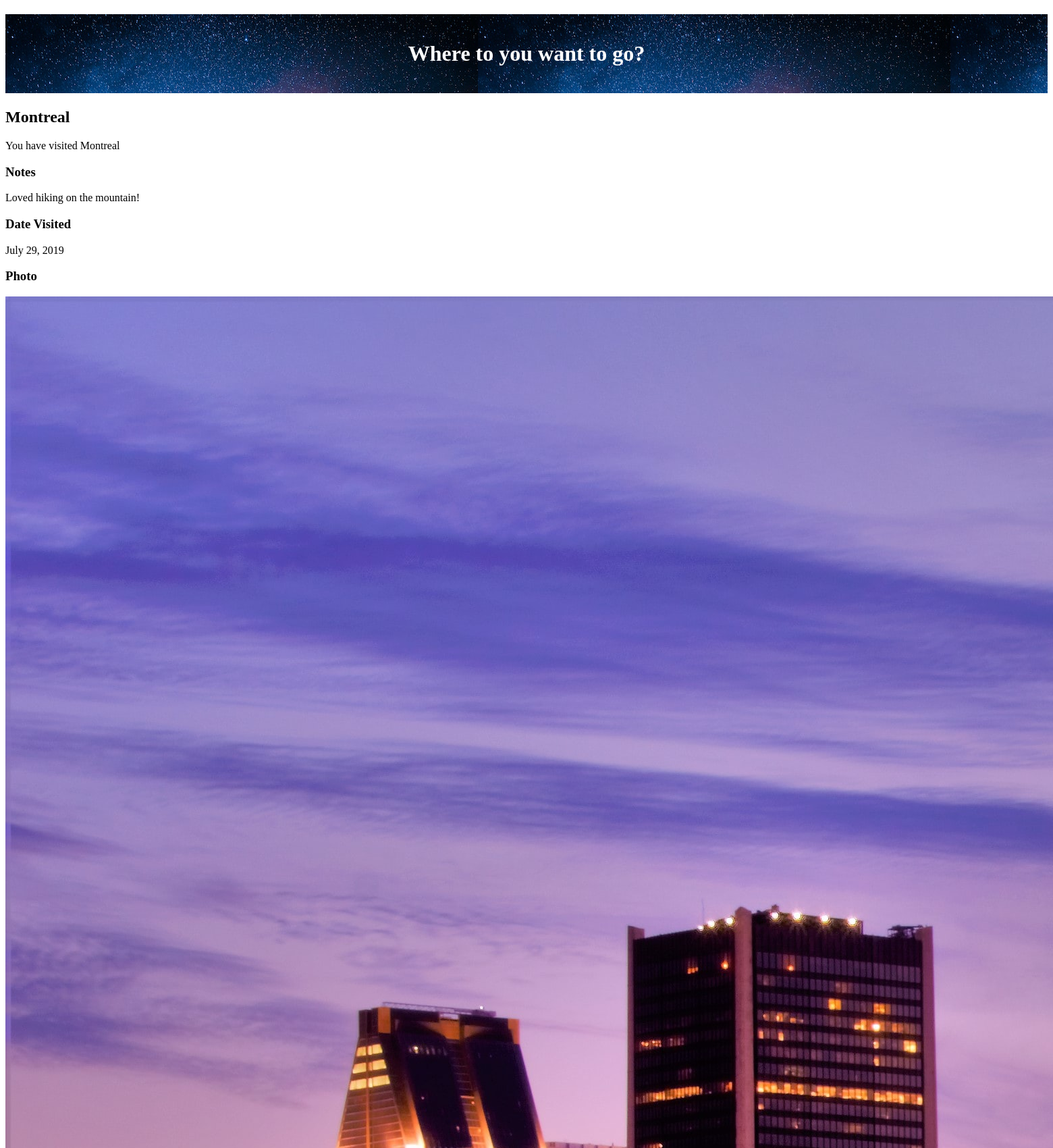
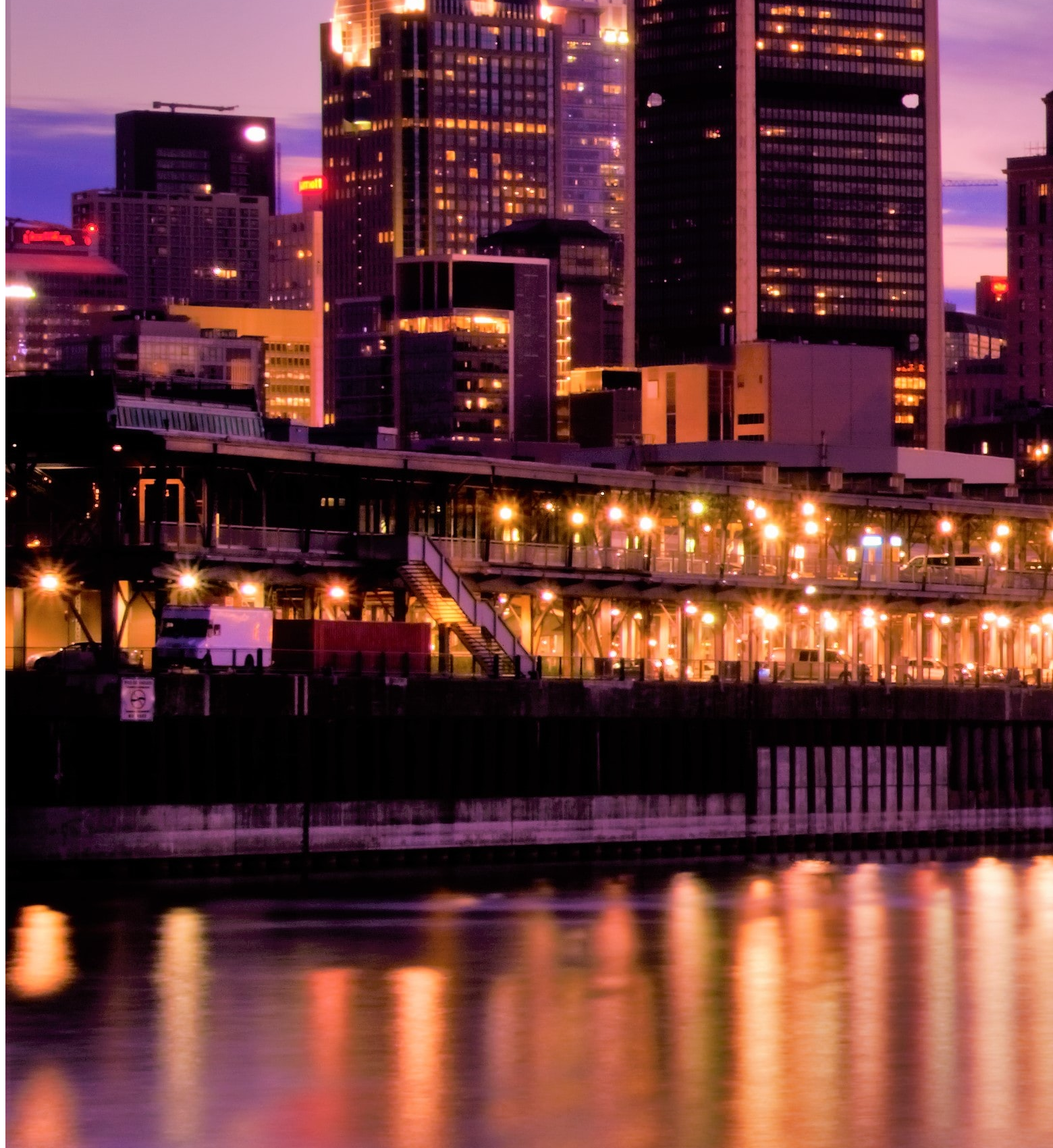
Screenshot of /place/6 (signed in, upper part) with the database file from the repository (2 pictures, top to bottom).
### travel_wishlist/models.py (models this page shows, shortened)
class Place(models.Model):
    user = models.ForeignKey('auth.User', null=False, on_delete=models.CASCADE)
    name = models.CharField(max_length=200)
    visited = models.BooleanField(default=False)
    notes = models.TextField(blank=True, null=True)  #text field unlimited size(charfiels are limited)
    date_visited = models.DateField(blank=True, null=True)  #null = True means not required
    photo = models.ImageField(upload_to='user_images/', blank=True, null=True)

### travel_wishlist/views.py (the view)
# urls.py: path('place/<int:place_pk>', views.place_detail, name='place_details'), #captures any pk
@login_required
def place_detail(request, place_pk):
    place = get_object_or_404(Place, pk=place_pk)
    if place.user != request.user:
        return HttpResponseForbidden()
    if request.method == 'POST':
        form = TripReviewForm(request.POST, request.FILES, instance=place)
        if form.is_valid(): #if the form is valid(all filled out correctly with correct types of data, then save)
            form.save() #updates this place object w/ added data
            messages.info(request, 'Trip information was updated!')
        else:
            messages.error(request, form.errors) #temp error message
        return redirect('place_details', place_pk=place_pk) #redirects are GET; this is calling this method again
    else: #GET place details
        if place.visited: #make new form; render template providing place and review form
            review_form = TripReviewForm(instance=place) #pre-populated w data from this place instance
            return render(request, 'travel_wishlist/place_detail.html', {'place': place, 'review_form': review_form} )
        else: #don't show form; just render the template
            return render(request, 'travel_wishlist/place_detail.html', {'place': place} )

### travel_wishlist/templates/travel_wishlist/place_detail.html (shortened to what this page needs)
{% extends 'travel_wishlist/base.html' %}
{% load static %}
{% block content %}
<h2>{{place.name }}</h2>
{% if place.visited %}
    <p>You have visited {{ place.name }}</p>
    <h3>Notes</h3>
    <p>{{ place.notes|default:"No Notes" }}</p>
    <h3>Date Visited</h3>
    <p>{{ place.date_visited|default:"Date visited not set" }} </p>
    <h3>Photo</h3>
    {% if place.photo %}
        <img src="{{ place.photo.url }}">
    {% else %}
        <p>No photo uploaded</p>
    {% endif %}
{% else %}
    <p>You have not visited {{ place.name }} yet.</p>
    <form action="{% url 'place_was_visited' place.pk %}" method="POST">
        {% csrf_token %}
        <button type="submit" class="visited">Visited!</button>
    </form>
{% endif %}
{% endblock %}

### rows the page displays
Place: name "Montreal", notes "Loved hiking on the mountain!", date_visited "July 29, 2019", photo (picture)
